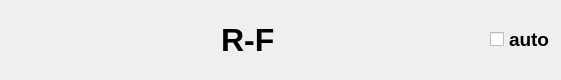
<?xml version="1.0" encoding="UTF-8"?>
<ui version="4.0">
 <class>DataPlotWidget</class>
 <widget class="QWidget" name="DataPlotWidget">
  <property name="geometry">
   <rect>
    <x>0</x>
    <y>0</y>
    <width>561</width>
    <height>80</height>
   </rect>
  </property>
  <property name="acceptDrops">
   <bool>true</bool>
  </property>
  <property name="windowTitle">
   <string>Plot</string>
  </property>
  <layout class="QVBoxLayout" name="verticalLayout">
   <property name="spacing">
    <number>0</number>
   </property>
   <property name="leftMargin">
    <number>0</number>
   </property>
   <property name="topMargin">
    <number>0</number>
   </property>
   <property name="rightMargin">
    <number>0</number>
   </property>
   <property name="bottomMargin">
    <number>0</number>
   </property>
   <item>
    <layout class="QHBoxLayout" name="dataPlotControls">
     <property name="spacing">
      <number>0</number>
     </property>
     <property name="leftMargin">
      <number>5</number>
     </property>
     <property name="topMargin">
      <number>5</number>
     </property>
     <property name="rightMargin">
      <number>5</number>
     </property>
     <property name="bottomMargin">
      <number>5</number>
     </property>
     <item>
      <spacer name="horizontalSpacer">
       <property name="orientation">
        <enum>Qt::Horizontal</enum>
       </property>
       <property name="sizeHint" stdset="0">
        <size>
         <width>40</width>
         <height>20</height>
        </size>
       </property>
      </spacer>
     </item>
     <item>
      <widget class="QLabel" name="label">
       <property name="font">
        <font>
         <pointsize>24</pointsize>
         <weight>75</weight>
         <bold>true</bold>
        </font>
       </property>
       <property name="text">
        <string>R-F</string>
       </property>
      </widget>
     </item>
     <item>
      <spacer name="horizontalSpacer_2">
       <property name="orientation">
        <enum>Qt::Horizontal</enum>
       </property>
       <property name="sizeHint" stdset="0">
        <size>
         <width>40</width>
         <height>20</height>
        </size>
       </property>
      </spacer>
     </item>
     <item>
      <widget class="QCheckBox" name="checkBox_auto">
       <property name="font">
        <font>
         <pointsize>14</pointsize>
         <weight>75</weight>
         <bold>true</bold>
        </font>
       </property>
       <property name="text">
        <string>auto</string>
       </property>
      </widget>
     </item>
    </layout>
   </item>
   <item>
    <layout class="QHBoxLayout" name="data_plot_layout">
     <property name="spacing">
      <number>0</number>
     </property>
    </layout>
   </item>
  </layout>
 </widget>
 <resources/>
 <connections/>
</ui>
